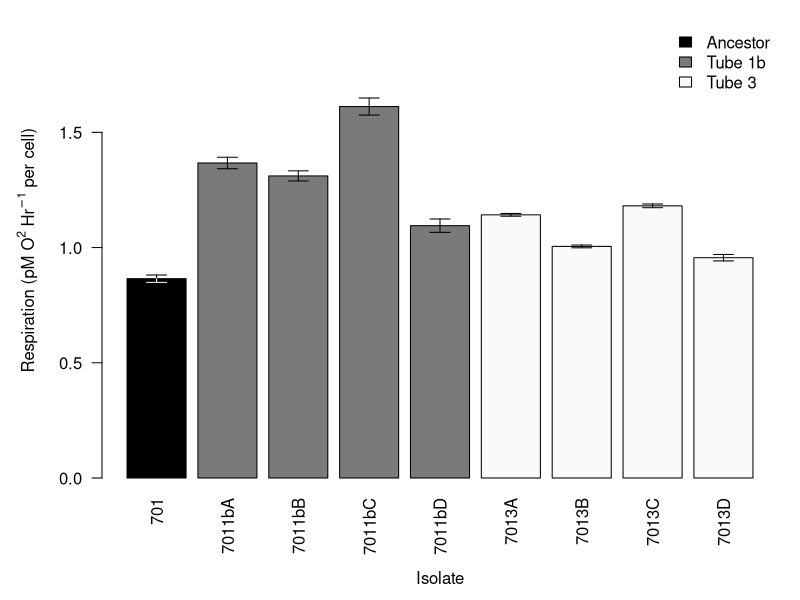
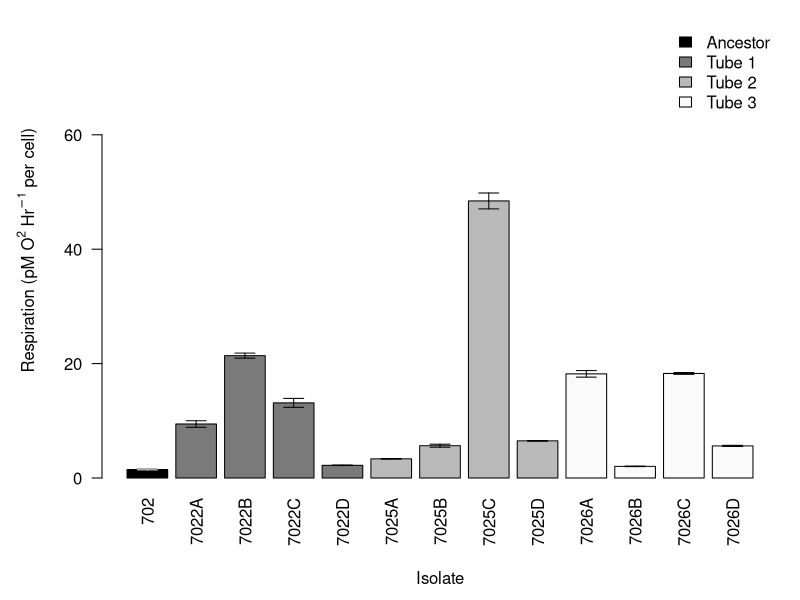

R code for these plots, in order: (Note: this script raises an error after producing the figures.)
###################################################################
#  Rachel Ferrill
#  24 Jul 2015
#  Respiration Responses
####################################################################

setwd("~/GitHub/StarvationTraits")
rm(list=ls())

# Required Package
require (reshape)

# Define Functions
sem <- function(x){sd(na.omit(x))/sqrt(length(na.omit(x)))}

# Import Data Files (Output from PreSens Respiration Analysis)
resp1  <- read.csv("./data/Respiration/20150701_BacterialRespiration_a_RNF_Output.txt")
resp2  <- read.csv("./data/Respiration/20150701_BacterialRespiration_b_RNF_Output.txt")
resp3  <- read.csv("./data/Respiration/20150701_BacterialRespiration_c_RNF_Output.txt")
resp4  <- read.csv("./data/Respiration/20150707_BacterialRespiration_d_RNF_Output.txt")
resp5  <- read.csv("./data/Respiration/20150707_BacterialRespiration_e_RNF_Output.txt")
resp6  <- read.csv("./data/Respiration/20150710_BacterialRespiration_f_RNF_Output.txt")
resp7  <- read.csv("./data/Respiration/20150710_BacterialRespiration_g_RNF_Output.txt")
resp8  <- read.csv("./data/Respiration/20150714_BacterialRespiration_h_RNF_Output.txt")
resp9  <- read.csv("./data/Respiration/20150715_BacterialRespiration_i_RNF_Output.txt")
resp10 <- read.csv("./data/Respiration/20150715_BacterialRespiration_j_RNF_Output.txt")
resp11 <- read.csv("./data/Respiration/20150716_BacterialRespiration_k_RNF_Output.txt")
resp12 <- read.csv("./data/Respiration/20150716_BacterialRespiration_l_RNF_Output.txt")

resp.data <- rbind(resp1, resp2, resp3, resp3, resp4, resp5, resp6, resp7, resp8,
               resp9, resp10, resp11, resp12)

colnames(resp.data) <- c("Sample", "Start", "End", "Rate", "R2", "P")

# Remove Blanks
resp.data <- resp.data[resp.data$Sample != "blank" & resp.data$Sample != "Blank", ]

for (i in 1:dim(resp.data)[1]){
  resp.data$organism[i] <- strsplit(as.character(resp.data$Sample), "rep")[[i]][1]
  resp.data$rep[i] <- strsplit(as.character(resp.data$Sample), "rep")[[i]][2]
}

# Import Cell Count Data
counts <- read.csv("./data/Respiration/RespirationCounts.txt", header=T)
counts$conc <- counts$NumColonies * 10^(-counts$plate) * 10

# Create Data Frame
resp <- as.data.frame(matrix(NA, dim(counts)[1],13))
colnames(resp) <- c("ID", "Organism", "Evol", "Tube", "Conc", "Rep1_raw", "Rep2_raw",
                         "Rep3_raw", "Rep1_cor", "Rep2_cor", "Rep3_cor",
                         "Resp_avg", "Resp_sem")
resp$ID <- counts$ID
resp$Conc <- counts$conc

for (i in 1:dim(resp)[1]){
  resp$Organism[i] <- regmatches(resp$ID[i], gregexpr(".{3}", resp$ID[i]))[[1]][1]
  if (nchar(as.character(resp$ID[i])) == 3) {
    resp$Evol[i] <- "Ancestor"
    resp$Tube[i] <- "Ancestor"
  }else {
    if (nchar(as.character(resp$ID[i])) == 5) {
      resp$Evol[i] <- "Derived"
      resp$Tube[i] <- sub("^...(.).*", "\\1", resp$ID[i])[[1]][1]
    } else {
      resp$Evol[i] <- "Derived"
      resp$Tube[i] <- sub("^...(..).*", "\\1", resp$ID[i])[[1]][1]
      }}
}

for (i in 1:dim(resp)[1]){
  rep1 <- resp.data[resp.data$rep == 1, ]
  rep2 <- resp.data[resp.data$rep == 2, ]
  rep3 <- resp.data[resp.data$rep == 3, ]
  resp$Rep1_raw[i] <- rep1$Rate[match(resp$ID[i], rep1$organism)]
  resp$Rep2_raw[i] <- rep2$Rate[match(resp$ID[i], rep2$organism)]
  resp$Rep3_raw[i] <- rep3$Rate[match(resp$ID[i], rep3$organism)]
}


# change Units of Respiration to pico molar
resp$Rep1_raw <- resp$Rep1_raw * 10^6
resp$Rep2_raw <- resp$Rep2_raw * 10^6
resp$Rep3_raw <- resp$Rep3_raw * 10^6

resp$Rep1_cor <- resp$Rep1_raw / resp$Conc
resp$Rep2_cor <- resp$Rep2_raw / resp$Conc
resp$Rep3_cor <- resp$Rep3_raw / resp$Conc

# Calculate Average and SEM
resp$Resp_avg <- round(apply(resp[,9:11], 1, mean), 3)
resp$Resp_sem <- round(apply(resp[,9:11], 1, sem), 3)

resp <- resp[-c(2:5), ]


kbs701 <- resp[resp$Organism == "701",]
kbs702 <- resp[resp$Organism == "702",]
kbs703 <- resp[resp$Organism == "703",]
kbs710 <- resp[resp$Organism == "710",]
kbs723 <- resp[resp$Organism == "723",]
kbs724 <- resp[resp$Organism == "724",]



# Set Default Plot Parameters
par(mar=c(6, 5, 1, 1) + 0.1)

# Plot Respiration Responses by Organism
bp701 <-barplot(kbs701$Resp_avg, las=2, ylim = c(0, 1.2*max(kbs701$Resp_avg+kbs701$Resp_sem)),
                ylab=expression(paste("Respiration (pM O"^2," Hr"^-1," per cell)")),
                las = 2, names.arg=c("701", "7011bA", "7011bB", "7011bC", "7011bD", "7013A", 
                                     "7013B", "7013C", "7013D"),
                col = c("black", rep("gray48", 4), rep("gray98", 4)))
mtext("Isolate", side=1, line = 4.5)
arrows(x0=bp701, y0=kbs701$Resp_avg, y1=kbs701$Resp_avg-kbs701$Resp_sem, angle=90, length=0.1, lwd=1)
arrows(x0=bp701, y0=kbs701$Resp_avg, y1=kbs701$Resp_avg+kbs701$Resp_sem, angle=90, length=0.1, lwd=1)
arrows(x0=bp701[1], y0=kbs701$Resp_avg[1], y1=kbs701$Resp_avg[1]-kbs701$Resp_sem[1], angle=90,
       length=0.1, lwd=1, col = "white")
legend("topright", legend = c("Ancestor", "Tube 1b", "Tube 3"),
       fill=c("Black", "gray48", "gray98"), bty="n")

bp702 <-barplot(kbs702$Resp_avg, las=2, ylim = c(0, 1.6*max(kbs702$Resp_avg+kbs702$Resp_sem)),
                ylab=expression(paste("Respiration (pM O"^2," Hr"^-1," per cell)")),
                las = 2, names.arg=c("702", "7022A", "7022B", "7022C", "7022D",
                                     "7025A", "7025B", "7025C", "7025D", "7026A",
                                     "7026B", "7026C", "7026D"),
                col = c("black", rep("gray48", 4), rep("gray73", 4), rep("gray98", 4)))
mtext("Isolate", side=1, line = 4.5)
arrows(x0=bp702, y0=kbs702$Resp_avg, y1=kbs702$Resp_avg-kbs702$Resp_sem, angle=90, length=0.1, lwd=1)
arrows(x0=bp702, y0=kbs702$Resp_avg, y1=kbs702$Resp_avg+kbs702$Resp_sem, angle=90, length=0.1, lwd=1)
arrows(x0=bp702[1], y0=kbs702$Resp_avg[1], y1=kbs702$Resp_avg[1]-kbs702$Resp_sem[1], angle=90,
       length=0.1, lwd=1, col = "white")
legend("topright", legend = c("Ancestor", "Tube 1", "Tube 2", "Tube 3"),
       fill=c("Black", "gray48", "gray73","gray98"), bty="n")


bp703 <-barplot(kbs703$Resp_avg, las=2, ylim = c(0, 1.7*max(kbs703$Resp_avg+kbs703$Resp_sem)),
                ylab=expression(paste("Respiration (pM O"^2," Hr"^-1," per cell)")),
                las = 2, names.arg=c("703", "7031A", "7031B", "7031C", "7031D",
                                     "7032A", "7032B", "7032C", "7032D", "7034A",
                                     "7034B", "7034C", "7034D"),
                col = c("black", rep("gray48", 4), rep("gray73", 4), rep("gray98", 4)))
mtext("Isolate", side=1, line = 4.5)
arrows(x0=bp703, y0=kbs703$Resp_avg, y1=kbs703$Resp_avg-kbs703$Resp_sem, angle=90, length=0.1, lwd=1)
arrows(x0=bp703, y0=kbs703$Resp_avg, y1=kbs703$Resp_avg+kbs703$Resp_sem, angle=90, length=0.1, lwd=1)
arrows(x0=bp703[1], y0=kbs703$Resp_avg[1], y1=kbs703$Resp_avg[1]-kbs703$Resp_sem[1], angle=90,
       length=0.1, lwd=1, col = "white")
legend("topright", legend = c("Ancestor", "Tube 1", "Tube 2", "Tube 4"),
       fill=c("Black", "gray48", "gray73","gray98"), bty="n")

bp710 <-barplot(kbs710$Resp_avg, las=2, ylim = c(0, 1.55*max(kbs710$Resp_avg+kbs710$Resp_sem)),
                ylab=expression(paste("Respiration (pM O"^2," Hr"^-1," per cell)")),
                las = 2, names.arg=c("710", "7101A", "7101B", "7101C", "7101D",
                                     "7102A", "7102B", "7102C", "7102D", "7103A",
                                     "7103B", "7103C", "7103D"),
                col = c("black", rep("gray48", 4), rep("gray73", 4), rep("gray98", 4)))
mtext("Isolate", side=1, line = 4.5)
arrows(x0=bp710, y0=kbs710$Resp_avg, y1=kbs710$Resp_avg-kbs710$Resp_sem, angle=90, length=0.1, lwd=1)
arrows(x0=bp710, y0=kbs710$Resp_avg, y1=kbs710$Resp_avg+kbs710$Resp_sem, angle=90, length=0.1, lwd=1)
arrows(x0=bp710[1], y0=kbs710$Resp_avg[1], y1=kbs710$Resp_avg[1]-kbs710$Resp_sem[1], angle=90,
       length=0.1, lwd=1, col = "white")
legend("topright", legend = c("Ancestor", "Tube 1", "Tube 2", "Tube 3"),
       fill=c("Black", "gray48", "gray73","gray98"), bty="n")

bp723 <-barplot(kbs723$Resp_avg, las=2, ylim = c(0, 1.65*max(kbs723$Resp_avg+kbs723$Resp_sem)),
                ylab=expression(paste("Respiration (pM O"^2," Hr"^-1," per cell)")),
                las = 2, names.arg=c("723", "7231A", "7231B", "7231C", "7231D",
                                     "7232A", "7232B", "7232C", "7232D", "7233A",
                                     "7233B", "7233C", "7233D"),
                col = c("black", rep("gray48", 4), rep("gray73", 4), rep("gray98", 4)))
mtext("Isolate", side=1, line = 4.5)
arrows(x0=bp723, y0=kbs723$Resp_avg, y1=kbs723$Resp_avg-kbs723$Resp_sem, angle=90, length=0.1, lwd=1)
arrows(x0=bp723, y0=kbs723$Resp_avg, y1=kbs723$Resp_avg+kbs723$Resp_sem, angle=90, length=0.1, lwd=1)
arrows(x0=bp723[1], y0=kbs723$Resp_avg[1], y1=kbs723$Resp_avg[1]-kbs723$Resp_sem[1], angle=90,
       length=0.1, lwd=1, col = "white")
legend("topright", legend = c("Ancestor", "Tube 1", "Tube 2", "Tube 3"),
       fill=c("Black", "gray48", "gray73","gray98"), bty="n")

bp724 <-barplot(kbs724$Resp_avg, las=2, ylim = c(0, 1.2*max(kbs724$Resp_avg+kbs724$Resp_sem)),
                ylab=expression(paste("Respiration (pM O"^2," Hr"^-1," per cell)")),
                las = 2, names.arg=c("724", "7241A", "7241B", "7241C", "7241D",
                                     "7242A", "7242B", "7242C", "7242D", "7243A",
                                     "7243B", "7243C", "7243D"),
                col = c("black", rep("gray48", 4), rep("gray73", 4), rep("gray98", 4)))
mtext("Isolate", side=1, line = 4.5)
arrows(x0=bp724, y0=kbs724$Resp_avg, y1=kbs724$Resp_avg-kbs724$Resp_sem, angle=90, length=0.1, lwd=1)
arrows(x0=bp724, y0=kbs724$Resp_avg, y1=kbs724$Resp_avg+kbs724$Resp_sem, angle=90, length=0.1, lwd=1)
arrows(x0=bp724[1], y0=kbs724$Resp_avg[1], y1=kbs724$Resp_avg[1]-kbs724$Resp_sem[1], angle=90,
       length=0.1, lwd=1, col = "white")
legend("topright", legend = c("Ancestor", "Tube 1", "Tube 2", "Tube 3"),
       fill=c("Black", "gray48", "gray73","gray98"), bty="n")




# Statistics
m.701 <- melt(kbs701[,c(1:4, 9:11)])
fit.701 <- aov(value ~ Evol + Tube + ID, data = m.701)
summary(fit.701)
TukeyHSD(fit.701)

m.702 <- melt(kbs702[,c(1:4, 9:11)])
fit.702 <- aov(value ~ Evol + Tube + ID, data = m.702)
summary(fit.702)
TukeyHSD(fit.702)

m.703 <- melt(kbs703[,c(1:4, 9:11)])
fit.703 <- aov(value ~ Evol + Tube + ID, data = m.703)
summary(fit.703)
TukeyHSD(fit.703)

m.710 <- melt(kbs710[,c(1:4, 9:11)])
fit.710 <- aov(value ~ Evol + Tube + ID, data = m.710)
summary(fit.710)
TukeyHSD(fit.710)

m.723 <- melt(kbs723[,c(1:4, 9:11)])
fit.723 <- aov(value ~ Evol + Tube + ID, data = m.723)
summary(fit.723)
TukeyHSD(fit.723)

m.724 <- melt(kbs724[,c(1:4, 9:11)])
fit.724 <- aov(value ~ Evol + Tube + ID, data = m.724)
summary(fit.724)
TukeyHSD(fit.724)
